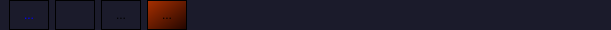
<?xml version="1.0" encoding="UTF-8"?>
<ui version="4.0">
 <class>Toolbar</class>
 <widget class="QWidget" name="Toolbar">
  <property name="geometry">
   <rect>
    <x>0</x>
    <y>0</y>
    <width>611</width>
    <height>30</height>
   </rect>
  </property>
  <property name="maximumSize">
   <size>
    <width>16777215</width>
    <height>48</height>
   </size>
  </property>
  <property name="palette">
   <palette>
    <active>
     <colorrole role="WindowText">
      <brush brushstyle="SolidPattern">
       <color alpha="255">
        <red>255</red>
        <green>255</green>
        <blue>255</blue>
       </color>
      </brush>
     </colorrole>
     <colorrole role="Button">
      <brush brushstyle="SolidPattern">
       <color alpha="255">
        <red>27</red>
        <green>27</green>
        <blue>43</blue>
       </color>
      </brush>
     </colorrole>
     <colorrole role="Text">
      <brush brushstyle="SolidPattern">
       <color alpha="255">
        <red>255</red>
        <green>255</green>
        <blue>255</blue>
       </color>
      </brush>
     </colorrole>
     <colorrole role="ButtonText">
      <brush brushstyle="SolidPattern">
       <color alpha="255">
        <red>255</red>
        <green>255</green>
        <blue>255</blue>
       </color>
      </brush>
     </colorrole>
     <colorrole role="Base">
      <brush brushstyle="SolidPattern">
       <color alpha="255">
        <red>27</red>
        <green>27</green>
        <blue>43</blue>
       </color>
      </brush>
     </colorrole>
     <colorrole role="Window">
      <brush brushstyle="SolidPattern">
       <color alpha="255">
        <red>27</red>
        <green>27</green>
        <blue>43</blue>
       </color>
      </brush>
     </colorrole>
     <colorrole role="Link">
      <brush brushstyle="SolidPattern">
       <color alpha="255">
        <red>255</red>
        <green>255</green>
        <blue>255</blue>
       </color>
      </brush>
     </colorrole>
     <colorrole role="PlaceholderText">
      <brush brushstyle="SolidPattern">
       <color alpha="128">
        <red>255</red>
        <green>255</green>
        <blue>255</blue>
       </color>
      </brush>
     </colorrole>
    </active>
    <inactive>
     <colorrole role="WindowText">
      <brush brushstyle="SolidPattern">
       <color alpha="255">
        <red>255</red>
        <green>255</green>
        <blue>255</blue>
       </color>
      </brush>
     </colorrole>
     <colorrole role="Button">
      <brush brushstyle="SolidPattern">
       <color alpha="255">
        <red>27</red>
        <green>27</green>
        <blue>43</blue>
       </color>
      </brush>
     </colorrole>
     <colorrole role="Text">
      <brush brushstyle="SolidPattern">
       <color alpha="255">
        <red>255</red>
        <green>255</green>
        <blue>255</blue>
       </color>
      </brush>
     </colorrole>
     <colorrole role="ButtonText">
      <brush brushstyle="SolidPattern">
       <color alpha="255">
        <red>255</red>
        <green>255</green>
        <blue>255</blue>
       </color>
      </brush>
     </colorrole>
     <colorrole role="Base">
      <brush brushstyle="SolidPattern">
       <color alpha="255">
        <red>27</red>
        <green>27</green>
        <blue>43</blue>
       </color>
      </brush>
     </colorrole>
     <colorrole role="Window">
      <brush brushstyle="SolidPattern">
       <color alpha="255">
        <red>27</red>
        <green>27</green>
        <blue>43</blue>
       </color>
      </brush>
     </colorrole>
     <colorrole role="Link">
      <brush brushstyle="SolidPattern">
       <color alpha="255">
        <red>255</red>
        <green>255</green>
        <blue>255</blue>
       </color>
      </brush>
     </colorrole>
     <colorrole role="PlaceholderText">
      <brush brushstyle="SolidPattern">
       <color alpha="128">
        <red>255</red>
        <green>255</green>
        <blue>255</blue>
       </color>
      </brush>
     </colorrole>
    </inactive>
    <disabled>
     <colorrole role="Button">
      <brush brushstyle="SolidPattern">
       <color alpha="255">
        <red>27</red>
        <green>27</green>
        <blue>43</blue>
       </color>
      </brush>
     </colorrole>
     <colorrole role="Base">
      <brush brushstyle="SolidPattern">
       <color alpha="255">
        <red>27</red>
        <green>27</green>
        <blue>43</blue>
       </color>
      </brush>
     </colorrole>
     <colorrole role="Window">
      <brush brushstyle="SolidPattern">
       <color alpha="255">
        <red>27</red>
        <green>27</green>
        <blue>43</blue>
       </color>
      </brush>
     </colorrole>
     <colorrole role="Link">
      <brush brushstyle="SolidPattern">
       <color alpha="255">
        <red>255</red>
        <green>255</green>
        <blue>255</blue>
       </color>
      </brush>
     </colorrole>
     <colorrole role="PlaceholderText">
      <brush brushstyle="SolidPattern">
       <color alpha="128">
        <red>255</red>
        <green>255</green>
        <blue>255</blue>
       </color>
      </brush>
     </colorrole>
    </disabled>
   </palette>
  </property>
  <property name="windowTitle">
   <string>Form</string>
  </property>
  <property name="autoFillBackground">
   <bool>false</bool>
  </property>
  <property name="styleSheet">
   <string notr="true">QWidget 
{

	border: none;
}


QToolButton
{
	border: 1px solid black;
    border-radius: 0px;
}

</string>
  </property>
  <layout class="QHBoxLayout" name="horizontalLayout">
   <property name="leftMargin">
    <number>9</number>
   </property>
   <property name="topMargin">
    <number>0</number>
   </property>
   <property name="rightMargin">
    <number>0</number>
   </property>
   <property name="bottomMargin">
    <number>0</number>
   </property>
   <item>
    <widget class="QToolButton" name="pauseBtn">
     <property name="enabled">
      <bool>true</bool>
     </property>
     <property name="minimumSize">
      <size>
       <width>40</width>
       <height>30</height>
      </size>
     </property>
     <property name="baseSize">
      <size>
       <width>40</width>
       <height>30</height>
      </size>
     </property>
     <property name="palette">
      <palette>
       <active>
        <colorrole role="WindowText">
         <brush brushstyle="SolidPattern">
          <color alpha="255">
           <red>0</red>
           <green>0</green>
           <blue>255</blue>
          </color>
         </brush>
        </colorrole>
        <colorrole role="Button">
         <brush brushstyle="LinearGradientPattern">
          <gradient startx="0.000000000000000" starty="0.000000000000000" endx="1.000000000000000" endy="1.000000000000000" type="LinearGradient" spread="PadSpread" coordinatemode="ObjectBoundingMode">
           <gradientstop position="0.000000000000000">
            <color alpha="255">
             <red>79</red>
             <green>79</green>
             <blue>170</blue>
            </color>
           </gradientstop>
           <gradientstop position="1.000000000000000">
            <color alpha="255">
             <red>16</red>
             <green>16</green>
             <blue>51</blue>
            </color>
           </gradientstop>
          </gradient>
         </brush>
        </colorrole>
        <colorrole role="Text">
         <brush brushstyle="SolidPattern">
          <color alpha="255">
           <red>0</red>
           <green>0</green>
           <blue>255</blue>
          </color>
         </brush>
        </colorrole>
        <colorrole role="ButtonText">
         <brush brushstyle="SolidPattern">
          <color alpha="255">
           <red>0</red>
           <green>0</green>
           <blue>255</blue>
          </color>
         </brush>
        </colorrole>
        <colorrole role="Base">
         <brush brushstyle="LinearGradientPattern">
          <gradient startx="0.000000000000000" starty="0.000000000000000" endx="1.000000000000000" endy="1.000000000000000" type="LinearGradient" spread="PadSpread" coordinatemode="ObjectBoundingMode">
           <gradientstop position="0.000000000000000">
            <color alpha="255">
             <red>79</red>
             <green>79</green>
             <blue>170</blue>
            </color>
           </gradientstop>
           <gradientstop position="1.000000000000000">
            <color alpha="255">
             <red>16</red>
             <green>16</green>
             <blue>51</blue>
            </color>
           </gradientstop>
          </gradient>
         </brush>
        </colorrole>
        <colorrole role="Window">
         <brush brushstyle="LinearGradientPattern">
          <gradient startx="0.000000000000000" starty="0.000000000000000" endx="1.000000000000000" endy="1.000000000000000" type="LinearGradient" spread="PadSpread" coordinatemode="ObjectBoundingMode">
           <gradientstop position="0.000000000000000">
            <color alpha="255">
             <red>79</red>
             <green>79</green>
             <blue>170</blue>
            </color>
           </gradientstop>
           <gradientstop position="1.000000000000000">
            <color alpha="255">
             <red>16</red>
             <green>16</green>
             <blue>51</blue>
            </color>
           </gradientstop>
          </gradient>
         </brush>
        </colorrole>
        <colorrole role="PlaceholderText">
         <brush brushstyle="SolidPattern">
          <color alpha="128">
           <red>0</red>
           <green>0</green>
           <blue>255</blue>
          </color>
         </brush>
        </colorrole>
       </active>
       <inactive>
        <colorrole role="WindowText">
         <brush brushstyle="SolidPattern">
          <color alpha="255">
           <red>0</red>
           <green>0</green>
           <blue>255</blue>
          </color>
         </brush>
        </colorrole>
        <colorrole role="Button">
         <brush brushstyle="LinearGradientPattern">
          <gradient startx="0.000000000000000" starty="0.000000000000000" endx="1.000000000000000" endy="1.000000000000000" type="LinearGradient" spread="PadSpread" coordinatemode="ObjectBoundingMode">
           <gradientstop position="0.000000000000000">
            <color alpha="255">
             <red>79</red>
             <green>79</green>
             <blue>170</blue>
            </color>
           </gradientstop>
           <gradientstop position="1.000000000000000">
            <color alpha="255">
             <red>16</red>
             <green>16</green>
             <blue>51</blue>
            </color>
           </gradientstop>
          </gradient>
         </brush>
        </colorrole>
        <colorrole role="Text">
         <brush brushstyle="SolidPattern">
          <color alpha="255">
           <red>0</red>
           <green>0</green>
           <blue>255</blue>
          </color>
         </brush>
        </colorrole>
        <colorrole role="ButtonText">
         <brush brushstyle="SolidPattern">
          <color alpha="255">
           <red>0</red>
           <green>0</green>
           <blue>255</blue>
          </color>
         </brush>
        </colorrole>
        <colorrole role="Base">
         <brush brushstyle="LinearGradientPattern">
          <gradient startx="0.000000000000000" starty="0.000000000000000" endx="1.000000000000000" endy="1.000000000000000" type="LinearGradient" spread="PadSpread" coordinatemode="ObjectBoundingMode">
           <gradientstop position="0.000000000000000">
            <color alpha="255">
             <red>79</red>
             <green>79</green>
             <blue>170</blue>
            </color>
           </gradientstop>
           <gradientstop position="1.000000000000000">
            <color alpha="255">
             <red>16</red>
             <green>16</green>
             <blue>51</blue>
            </color>
           </gradientstop>
          </gradient>
         </brush>
        </colorrole>
        <colorrole role="Window">
         <brush brushstyle="LinearGradientPattern">
          <gradient startx="0.000000000000000" starty="0.000000000000000" endx="1.000000000000000" endy="1.000000000000000" type="LinearGradient" spread="PadSpread" coordinatemode="ObjectBoundingMode">
           <gradientstop position="0.000000000000000">
            <color alpha="255">
             <red>79</red>
             <green>79</green>
             <blue>170</blue>
            </color>
           </gradientstop>
           <gradientstop position="1.000000000000000">
            <color alpha="255">
             <red>16</red>
             <green>16</green>
             <blue>51</blue>
            </color>
           </gradientstop>
          </gradient>
         </brush>
        </colorrole>
        <colorrole role="PlaceholderText">
         <brush brushstyle="SolidPattern">
          <color alpha="128">
           <red>0</red>
           <green>0</green>
           <blue>255</blue>
          </color>
         </brush>
        </colorrole>
       </inactive>
       <disabled>
        <colorrole role="Button">
         <brush brushstyle="SolidPattern">
          <color alpha="255">
           <red>27</red>
           <green>27</green>
           <blue>43</blue>
          </color>
         </brush>
        </colorrole>
        <colorrole role="Base">
         <brush brushstyle="SolidPattern">
          <color alpha="255">
           <red>27</red>
           <green>27</green>
           <blue>43</blue>
          </color>
         </brush>
        </colorrole>
        <colorrole role="Window">
         <brush brushstyle="SolidPattern">
          <color alpha="255">
           <red>27</red>
           <green>27</green>
           <blue>43</blue>
          </color>
         </brush>
        </colorrole>
       </disabled>
      </palette>
     </property>
     <property name="styleSheet">
      <string notr="true">QToolButton:enabled {
    background-color: qlineargradient(
        x1:0, y1:0, x2:1, y2:1,
        stop:0 #4F4FAA,  /* Top-left */
        stop:1 #101033     /* Bottom-right */
    );
}</string>
     </property>
     <property name="text">
      <string>...</string>
     </property>
     <property name="icon">
      <iconset theme="QIcon::ThemeIcon::MediaPlaybackPause"/>
     </property>
     <property name="iconSize">
      <size>
       <width>18</width>
       <height>18</height>
      </size>
     </property>
     <property name="checkable">
      <bool>false</bool>
     </property>
     <property name="checked">
      <bool>false</bool>
     </property>
     <property name="autoRaise">
      <bool>false</bool>
     </property>
    </widget>
   </item>
   <item>
    <widget class="QToolButton" name="playBtn">
     <property name="enabled">
      <bool>true</bool>
     </property>
     <property name="minimumSize">
      <size>
       <width>40</width>
       <height>30</height>
      </size>
     </property>
     <property name="baseSize">
      <size>
       <width>40</width>
       <height>30</height>
      </size>
     </property>
     <property name="palette">
      <palette>
       <active>
        <colorrole role="WindowText">
         <brush brushstyle="SolidPattern">
          <color alpha="255">
           <red>0</red>
           <green>0</green>
           <blue>255</blue>
          </color>
         </brush>
        </colorrole>
        <colorrole role="Button">
         <brush brushstyle="LinearGradientPattern">
          <gradient startx="0.000000000000000" starty="0.000000000000000" endx="1.000000000000000" endy="1.000000000000000" type="LinearGradient" spread="PadSpread" coordinatemode="ObjectBoundingMode">
           <gradientstop position="0.000000000000000">
            <color alpha="255">
             <red>0</red>
             <green>170</green>
             <blue>0</blue>
            </color>
           </gradientstop>
           <gradientstop position="1.000000000000000">
            <color alpha="255">
             <red>0</red>
             <green>51</green>
             <blue>0</blue>
            </color>
           </gradientstop>
          </gradient>
         </brush>
        </colorrole>
        <colorrole role="Text">
         <brush brushstyle="SolidPattern">
          <color alpha="255">
           <red>0</red>
           <green>0</green>
           <blue>255</blue>
          </color>
         </brush>
        </colorrole>
        <colorrole role="ButtonText">
         <brush brushstyle="SolidPattern">
          <color alpha="255">
           <red>0</red>
           <green>0</green>
           <blue>255</blue>
          </color>
         </brush>
        </colorrole>
        <colorrole role="Base">
         <brush brushstyle="LinearGradientPattern">
          <gradient startx="0.000000000000000" starty="0.000000000000000" endx="1.000000000000000" endy="1.000000000000000" type="LinearGradient" spread="PadSpread" coordinatemode="ObjectBoundingMode">
           <gradientstop position="0.000000000000000">
            <color alpha="255">
             <red>0</red>
             <green>170</green>
             <blue>0</blue>
            </color>
           </gradientstop>
           <gradientstop position="1.000000000000000">
            <color alpha="255">
             <red>0</red>
             <green>51</green>
             <blue>0</blue>
            </color>
           </gradientstop>
          </gradient>
         </brush>
        </colorrole>
        <colorrole role="Window">
         <brush brushstyle="LinearGradientPattern">
          <gradient startx="0.000000000000000" starty="0.000000000000000" endx="1.000000000000000" endy="1.000000000000000" type="LinearGradient" spread="PadSpread" coordinatemode="ObjectBoundingMode">
           <gradientstop position="0.000000000000000">
            <color alpha="255">
             <red>0</red>
             <green>170</green>
             <blue>0</blue>
            </color>
           </gradientstop>
           <gradientstop position="1.000000000000000">
            <color alpha="255">
             <red>0</red>
             <green>51</green>
             <blue>0</blue>
            </color>
           </gradientstop>
          </gradient>
         </brush>
        </colorrole>
        <colorrole role="PlaceholderText">
         <brush brushstyle="SolidPattern">
          <color alpha="128">
           <red>0</red>
           <green>0</green>
           <blue>255</blue>
          </color>
         </brush>
        </colorrole>
       </active>
       <inactive>
        <colorrole role="WindowText">
         <brush brushstyle="SolidPattern">
          <color alpha="255">
           <red>0</red>
           <green>0</green>
           <blue>255</blue>
          </color>
         </brush>
        </colorrole>
        <colorrole role="Button">
         <brush brushstyle="LinearGradientPattern">
          <gradient startx="0.000000000000000" starty="0.000000000000000" endx="1.000000000000000" endy="1.000000000000000" type="LinearGradient" spread="PadSpread" coordinatemode="ObjectBoundingMode">
           <gradientstop position="0.000000000000000">
            <color alpha="255">
             <red>0</red>
             <green>170</green>
             <blue>0</blue>
            </color>
           </gradientstop>
           <gradientstop position="1.000000000000000">
            <color alpha="255">
             <red>0</red>
             <green>51</green>
             <blue>0</blue>
            </color>
           </gradientstop>
          </gradient>
         </brush>
        </colorrole>
        <colorrole role="Text">
         <brush brushstyle="SolidPattern">
          <color alpha="255">
           <red>0</red>
           <green>0</green>
           <blue>255</blue>
          </color>
         </brush>
        </colorrole>
        <colorrole role="ButtonText">
         <brush brushstyle="SolidPattern">
          <color alpha="255">
           <red>0</red>
           <green>0</green>
           <blue>255</blue>
          </color>
         </brush>
        </colorrole>
        <colorrole role="Base">
         <brush brushstyle="LinearGradientPattern">
          <gradient startx="0.000000000000000" starty="0.000000000000000" endx="1.000000000000000" endy="1.000000000000000" type="LinearGradient" spread="PadSpread" coordinatemode="ObjectBoundingMode">
           <gradientstop position="0.000000000000000">
            <color alpha="255">
             <red>0</red>
             <green>170</green>
             <blue>0</blue>
            </color>
           </gradientstop>
           <gradientstop position="1.000000000000000">
            <color alpha="255">
             <red>0</red>
             <green>51</green>
             <blue>0</blue>
            </color>
           </gradientstop>
          </gradient>
         </brush>
        </colorrole>
        <colorrole role="Window">
         <brush brushstyle="LinearGradientPattern">
          <gradient startx="0.000000000000000" starty="0.000000000000000" endx="1.000000000000000" endy="1.000000000000000" type="LinearGradient" spread="PadSpread" coordinatemode="ObjectBoundingMode">
           <gradientstop position="0.000000000000000">
            <color alpha="255">
             <red>0</red>
             <green>170</green>
             <blue>0</blue>
            </color>
           </gradientstop>
           <gradientstop position="1.000000000000000">
            <color alpha="255">
             <red>0</red>
             <green>51</green>
             <blue>0</blue>
            </color>
           </gradientstop>
          </gradient>
         </brush>
        </colorrole>
        <colorrole role="PlaceholderText">
         <brush brushstyle="SolidPattern">
          <color alpha="128">
           <red>0</red>
           <green>0</green>
           <blue>255</blue>
          </color>
         </brush>
        </colorrole>
       </inactive>
       <disabled>
        <colorrole role="Button">
         <brush brushstyle="SolidPattern">
          <color alpha="255">
           <red>27</red>
           <green>27</green>
           <blue>43</blue>
          </color>
         </brush>
        </colorrole>
        <colorrole role="Base">
         <brush brushstyle="SolidPattern">
          <color alpha="255">
           <red>27</red>
           <green>27</green>
           <blue>43</blue>
          </color>
         </brush>
        </colorrole>
        <colorrole role="Window">
         <brush brushstyle="SolidPattern">
          <color alpha="255">
           <red>27</red>
           <green>27</green>
           <blue>43</blue>
          </color>
         </brush>
        </colorrole>
       </disabled>
      </palette>
     </property>
     <property name="autoFillBackground">
      <bool>false</bool>
     </property>
     <property name="styleSheet">
      <string notr="true">QToolButton:enabled {
	background-color: qlineargradient(
        x1:0, y1:0, x2:1, y2:1,
        stop:0 #00AA00,  /* Top-left */
        stop:1 #003300     /* Bottom-right */
    );
}</string>
     </property>
     <property name="text">
      <string/>
     </property>
     <property name="icon">
      <iconset theme="QIcon::ThemeIcon::MediaPlaybackStart"/>
     </property>
     <property name="iconSize">
      <size>
       <width>18</width>
       <height>18</height>
      </size>
     </property>
     <property name="checkable">
      <bool>false</bool>
     </property>
     <property name="checked">
      <bool>false</bool>
     </property>
     <property name="popupMode">
      <enum>QToolButton::ToolButtonPopupMode::DelayedPopup</enum>
     </property>
     <property name="toolButtonStyle">
      <enum>Qt::ToolButtonStyle::ToolButtonIconOnly</enum>
     </property>
     <property name="autoRaise">
      <bool>false</bool>
     </property>
    </widget>
   </item>
   <item>
    <widget class="QToolButton" name="stopBtn">
     <property name="enabled">
      <bool>true</bool>
     </property>
     <property name="minimumSize">
      <size>
       <width>40</width>
       <height>30</height>
      </size>
     </property>
     <property name="baseSize">
      <size>
       <width>40</width>
       <height>30</height>
      </size>
     </property>
     <property name="styleSheet">
      <string notr="true">QToolButton:enabled {
	background-color: qlineargradient(
        x1:0, y1:0, x2:1, y2:1,
        stop:0 #9F0000,  /* Top-left */
        stop:1 #300000     /* Bottom-right */
    );
}</string>
     </property>
     <property name="text">
      <string>...</string>
     </property>
     <property name="icon">
      <iconset theme="QIcon::ThemeIcon::MediaPlaybackStop"/>
     </property>
     <property name="iconSize">
      <size>
       <width>18</width>
       <height>18</height>
      </size>
     </property>
     <property name="checkable">
      <bool>false</bool>
     </property>
     <property name="checked">
      <bool>false</bool>
     </property>
     <property name="autoRaise">
      <bool>false</bool>
     </property>
    </widget>
   </item>
   <item>
    <widget class="QToolButton" name="recordBtn">
     <property name="enabled">
      <bool>true</bool>
     </property>
     <property name="minimumSize">
      <size>
       <width>40</width>
       <height>30</height>
      </size>
     </property>
     <property name="baseSize">
      <size>
       <width>40</width>
       <height>30</height>
      </size>
     </property>
     <property name="styleSheet">
      <string notr="true">QToolButton:checked {
	background-color: qlineargradient(x1:0,y1:0,x2:1,y2:1, stop:0 #AA3000, stop:1 #200500); 
}</string>
     </property>
     <property name="text">
      <string>...</string>
     </property>
     <property name="icon">
      <iconset theme="QIcon::ThemeIcon::MediaRecord"/>
     </property>
     <property name="iconSize">
      <size>
       <width>18</width>
       <height>18</height>
      </size>
     </property>
     <property name="checkable">
      <bool>true</bool>
     </property>
     <property name="checked">
      <bool>true</bool>
     </property>
     <property name="autoRaise">
      <bool>false</bool>
     </property>
    </widget>
   </item>
   <item>
    <spacer name="horizontalSpacer">
     <property name="orientation">
      <enum>Qt::Orientation::Horizontal</enum>
     </property>
     <property name="sizeHint" stdset="0">
      <size>
       <width>40</width>
       <height>20</height>
      </size>
     </property>
    </spacer>
   </item>
  </layout>
 </widget>
 <resources/>
 <connections/>
</ui>
